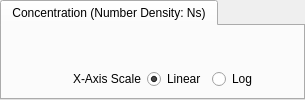
     <widget class="QTabWidget" name="tabWidget_Ns">
      <property name="font">
       <font>
        <family>Arial</family>
       </font>
      </property>
      <property name="currentIndex">
       <number>0</number>
      </property>
      <widget class="QWidget" name="tab_Distribution">
       <attribute name="title">
        <string>Concentration (Number Density: Ns)</string>
       </attribute>
       <layout class="QGridLayout" name="gridLayout_8">
        <item row="0" column="0" colspan="6">
         <widget class="QCustomPlot" name="customPlot_Distribution" native="true">
          <widget class="QLabel" name="label_CurrentTotNumDen">
           <property name="geometry">
            <rect>
             <x>120</x>
             <y>-10</y>
             <width>181</width>
             <height>31</height>
            </rect>
           </property>
           <property name="text">
            <string/>
           </property>
          </widget>
         </widget>
        </item>
        <item row="1" column="0">
         <spacer name="horizontalSpacer_2">
          <property name="orientation">
           <enum>Qt::Horizontal</enum>
          </property>
          <property name="sizeType">
           <enum>QSizePolicy::Fixed</enum>
          </property>
          <property name="sizeHint" stdset="0">
           <size>
            <width>40</width>
            <height>20</height>
           </size>
          </property>
         </spacer>
        </item>
        <item row="1" column="3">
         <widget class="QRadioButton" name="radioButton_LinearXAxis">
          <property name="text">
           <string>Linear</string>
          </property>
          <property name="checked">
           <bool>true</bool>
          </property>
         </widget>
        </item>
        <item row="1" column="4">
         <widget class="QRadioButton" name="radioButton_LogXAxis">
          <property name="text">
           <string>Log</string>
          </property>
         </widget>
        </item>
        <item row="1" column="5">
         <spacer name="horizontalSpacer_15">
          <property name="orientation">
           <enum>Qt::Horizontal</enum>
          </property>
          <property name="sizeType">
           <enum>QSizePolicy::MinimumExpanding</enum>
          </property>
          <property name="sizeHint" stdset="0">
           <size>
            <width>30</width>
            <height>20</height>
           </size>
          </property>
         </spacer>
        </item>
        <item row="1" column="2">
         <widget class="QLabel" name="label_DistXAxis">
          <property name="text">
           <string>X-Axis Scale</string>
          </property>
         </widget>
        </item>
        <item row="1" column="1">
         <spacer name="horizontalSpacer_11">
          <property name="orientation">
           <enum>Qt::Horizontal</enum>
          </property>
          <property name="sizeType">
           <enum>QSizePolicy::MinimumExpanding</enum>
          </property>
          <property name="sizeHint" stdset="0">
           <size>
            <width>10</width>
            <height>20</height>
           </size>
          </property>
         </spacer>
        </item>
       </layout>
      </widget>
     </widget>
